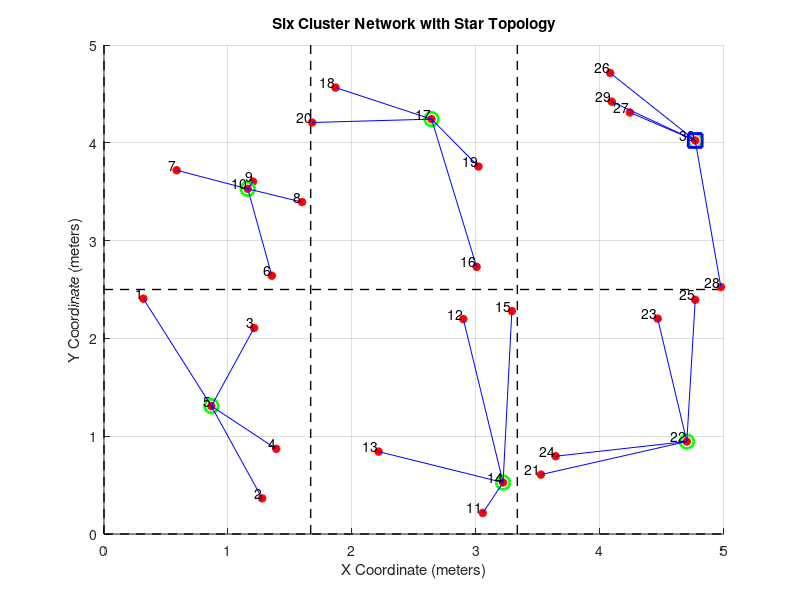

MATLAB code to generate this figure:
clc;
clear all;
nodes_per_cluster = 5; % Number of nodes in each cluster
total_clusters = 6;    % Total number of clusters
total_nodes = nodes_per_cluster * total_clusters; % Total number of nodes

net_length = input('Enter the length of the network: ');
net_width = input('Enter the width of the network: ');

% Initialize node location arrays
x_loc = zeros(1, total_nodes);
y_loc = zeros(1, total_nodes);

% Energy parameters
initial_energy = 1000; % Initial energy for each node
b = 1000;
E_Tx_circuit = 50; 
E_Tx_Amp = 100; 
E_DA = 5;
n = 2; 

% Define cluster boundaries (adjust these values if necessary to fit the visual boundaries)
cluster_length = net_length / 3;
cluster_width = net_width / 2;

% Distribute nodes and select cluster heads
cluster_heads = zeros(1, total_clusters);
for cluster = 1:total_clusters
    row = mod(cluster - 1, 2); % 0 for first row, 1 for second row
    col = floor((cluster - 1) / 2); % 0 for first column, 1 for second column, 2 for third column
    idx_start = (cluster - 1) * nodes_per_cluster + 1;
    idx_end = cluster * nodes_per_cluster;
    
    % Position nodes randomly within each cluster's area
    x_loc(idx_start:idx_end) = col * cluster_length + cluster_length * rand(1, nodes_per_cluster);
    y_loc(idx_start:idx_end) = row * cluster_width + cluster_width * rand(1, nodes_per_cluster);
    
    % Calculate remaining energy for each node in the cluster
    distances = sqrt((x_loc(idx_start:idx_end) - mean(x_loc(idx_start:idx_end))).^2 + (y_loc(idx_start:idx_end) - mean(y_loc(idx_start:idx_end))).^2);
    node_energy = initial_energy - (E_Tx_circuit * b + E_Tx_Amp * b .* distances.^n + E_DA);
    
    % Select the cluster head based on the highest energy
    [~, idx] = max(node_energy);
    cluster_heads(cluster) = idx_start + idx - 1;
end

% Plot the network with star topology for each cluster
figure;
hold on;

% Plot cluster boundaries
for i = 0:2
    plot([i * cluster_length, i * cluster_length], [0, net_width], 'k--', 'LineWidth', 1);
end
for i = 0:1
    plot([0, net_length], [i * cluster_width, i * cluster_width], 'k--', 'LineWidth', 1);
end

% Plot nodes and cluster heads
for i = 1:total_nodes
    plot(x_loc(i), y_loc(i), 'r*', 'LineWidth', 2);
    if any(cluster_heads == i)
        plot(x_loc(i), y_loc(i), 'go', 'MarkerSize', 10, 'LineWidth', 2);
    end
end

% Create and plot star topology within each cluster
for cluster = 1:total_clusters
    idx_start = (cluster - 1) * nodes_per_cluster + 1;
    idx_end = cluster * nodes_per_cluster;
    cluster_head = cluster_heads(cluster);
    
    for i = idx_start:idx_end
        if i ~= cluster_head
            plot([x_loc(i), x_loc(cluster_head)], [y_loc(i), y_loc(cluster_head)], 'b-');
        end
    end
end

% Label nodes
node_labels = cellstr(num2str((1:total_nodes)'));
text(x_loc, y_loc, node_labels, 'VerticalAlignment','bottom','HorizontalAlignment','right');

% Set labels and title
xlabel('X Coordinate (meters)');
ylabel('Y Coordinate (meters)');
title('Six Cluster Network with Star Topology');
grid on;

% Plot and move the sink node
sink_x = x_loc(cluster_heads(1));
sink_y = y_loc(cluster_heads(1));
h_sink = plot(sink_x, sink_y, 'bs', 'MarkerSize', 10, 'LineWidth', 2);
drawnow;

for i = 1:length(cluster_heads)
    if cluster_heads(i) ~= 0
        sink_x = x_loc(cluster_heads(i));
        sink_y = y_loc(cluster_heads(i));
        set(h_sink, 'XData', sink_x, 'YData', sink_y);
        drawnow;
        pause(2);
    end
end


